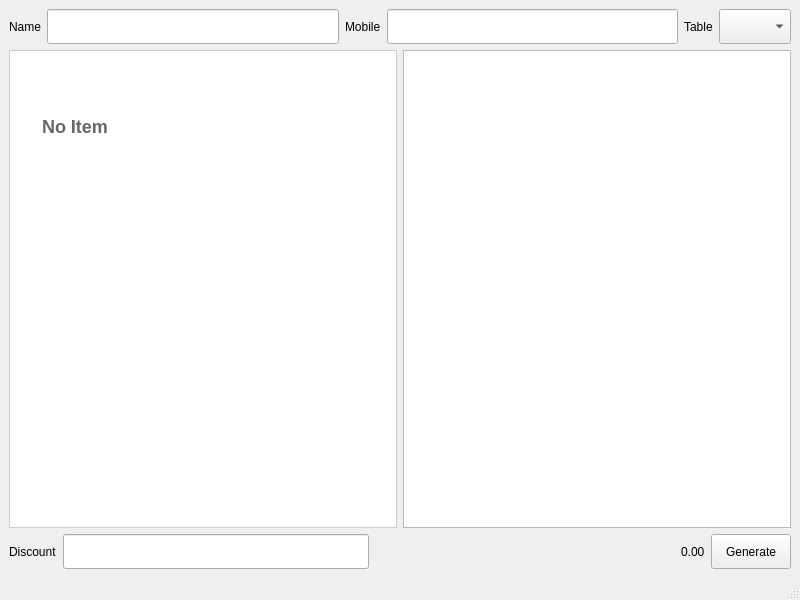
<?xml version="1.0" encoding="UTF-8"?>
<ui version="4.0">
 <class>Create_Order</class>
 <widget class="QMainWindow" name="Create_Order">
  <property name="geometry">
   <rect>
    <x>0</x>
    <y>0</y>
    <width>800</width>
    <height>600</height>
   </rect>
  </property>
  <property name="windowTitle">
   <string>Create Order</string>
  </property>
  <property name="windowIcon">
   <iconset>
    <normaloff>../icon/favicon.png</normaloff>../icon/favicon.png</iconset>
  </property>
  <widget class="QWidget" name="centralwidget">
   <layout class="QHBoxLayout" name="horizontalLayout_4">
    <item>
     <layout class="QVBoxLayout" name="verticalLayout">
      <item>
       <layout class="QHBoxLayout" name="horizontalLayout_2">
        <item>
         <widget class="QLabel" name="label_2">
          <property name="text">
           <string>Name</string>
          </property>
         </widget>
        </item>
        <item>
         <widget class="QLineEdit" name="customer_name_input">
          <property name="minimumSize">
           <size>
            <width>0</width>
            <height>35</height>
           </size>
          </property>
         </widget>
        </item>
        <item>
         <widget class="QLabel" name="label">
          <property name="text">
           <string>Mobile</string>
          </property>
         </widget>
        </item>
        <item>
         <widget class="QLineEdit" name="customer_mobile_input">
          <property name="minimumSize">
           <size>
            <width>0</width>
            <height>35</height>
           </size>
          </property>
         </widget>
        </item>
        <item>
         <widget class="QLabel" name="label_3">
          <property name="text">
           <string>Table</string>
          </property>
         </widget>
        </item>
        <item>
         <widget class="QComboBox" name="table_combo">
          <property name="minimumSize">
           <size>
            <width>0</width>
            <height>35</height>
           </size>
          </property>
         </widget>
        </item>
       </layout>
      </item>
      <item>
       <layout class="QHBoxLayout" name="horizontalLayout">
        <item>
         <widget class="QListWidget" name="itemsBrowserListWidget">
          <property name="contextMenuPolicy">
           <enum>Qt::DefaultContextMenu</enum>
          </property>
          <property name="styleSheet">
           <string notr="true">QListWidget {
	background-color: #FFFFFF;
	border: 1px solid #ccc;
	font-size: 18px;
	font-weight: bold;
}

QListWidget::item {
	width: 150px;
	height: 150px;
	margin: 5px;
	color: #666666;
}</string>
          </property>
          <property name="verticalScrollBarPolicy">
           <enum>Qt::ScrollBarAsNeeded</enum>
          </property>
          <property name="autoScrollMargin">
           <number>20</number>
          </property>
          <property name="showDropIndicator" stdset="0">
           <bool>false</bool>
          </property>
          <property name="dragDropMode">
           <enum>QAbstractItemView::NoDragDrop</enum>
          </property>
          <property name="defaultDropAction">
           <enum>Qt::IgnoreAction</enum>
          </property>
          <property name="alternatingRowColors">
           <bool>false</bool>
          </property>
          <property name="textElideMode">
           <enum>Qt::ElideMiddle</enum>
          </property>
          <property name="movement">
           <enum>QListView::Static</enum>
          </property>
          <property name="flow">
           <enum>QListView::LeftToRight</enum>
          </property>
          <property name="isWrapping" stdset="0">
           <bool>true</bool>
          </property>
          <property name="layoutMode">
           <enum>QListView::SinglePass</enum>
          </property>
          <property name="gridSize">
           <size>
            <width>130</width>
            <height>150</height>
           </size>
          </property>
          <property name="viewMode">
           <enum>QListView::IconMode</enum>
          </property>
          <property name="wordWrap">
           <bool>true</bool>
          </property>
          <property name="itemAlignment">
           <set>Qt::AlignCenter</set>
          </property>
          <item>
           <property name="text">
            <string>No Item</string>
           </property>
          </item>
         </widget>
        </item>
        <item>
         <widget class="QListWidget" name="cart_list_widget"/>
        </item>
       </layout>
      </item>
      <item>
       <layout class="QHBoxLayout" name="horizontalLayout_3">
        <item>
         <widget class="QLabel" name="label_4">
          <property name="text">
           <string>Discount</string>
          </property>
         </widget>
        </item>
        <item>
         <widget class="QLineEdit" name="discount_input">
          <property name="minimumSize">
           <size>
            <width>0</width>
            <height>35</height>
           </size>
          </property>
         </widget>
        </item>
        <item>
         <spacer name="horizontalSpacer">
          <property name="orientation">
           <enum>Qt::Horizontal</enum>
          </property>
          <property name="sizeHint" stdset="0">
           <size>
            <width>80</width>
            <height>20</height>
           </size>
          </property>
         </spacer>
        </item>
        <item>
         <widget class="QLabel" name="label_5">
          <property name="text">
           <string>0.00</string>
          </property>
         </widget>
        </item>
        <item>
         <widget class="QPushButton" name="create_order_btn">
          <property name="minimumSize">
           <size>
            <width>0</width>
            <height>35</height>
           </size>
          </property>
          <property name="text">
           <string>Generate</string>
          </property>
         </widget>
        </item>
       </layout>
      </item>
     </layout>
    </item>
   </layout>
  </widget>
  <widget class="QStatusBar" name="statusbar"/>
 </widget>
 <resources/>
 <connections/>
</ui>
